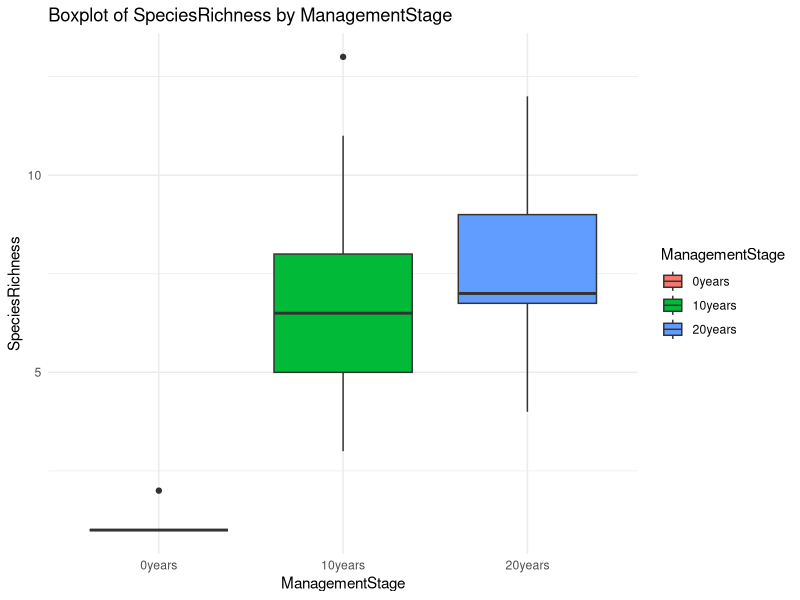

The R script that drew this image:
## ---- chunk 1
#| echo: FALSE

# load libraries
library(dplyr)
library(tidyverse)
library(here)
library(knitr)

# Load the data
diversity <- read.csv("data/2010FieldEcolDiversity.csv")

## ---- chunk 2
data_display <- ggplot(diversity, aes(x = SpeciesRichness, fill = as.factor(ManagementStage))) +
  geom_histogram(position = "stack", binwidth = 1, color = 'black') +
  labs(
    title = "Stacked Histograms of SpeciesRichness by Management Stage",
    x = "Species Richness",
    y = "Count",
    fill = "Management Stage"
  ) +
  theme_minimal()
## ---- chunk 3
# Calculate descriptive statistics
descriptive_stats <- diversity %>%
  group_by(ManagementStage) %>%
  summarise(
    mean = mean(SpeciesRichness),
    sd = sd(SpeciesRichness),
    cv = sd / mean,
    se = sd / sqrt(n())
  )

kable(descriptive_stats, caption = "Descriptive Statistics")
## ---- chunk 4
ci <- diversity %>%
  group_by(ManagementStage) %>%
  summarise(
    mean = mean(SpeciesRichness),
    se = sd(SpeciesRichness) / sqrt(n()),
    lower_ci = mean - qt(0.975, df = n() - 1) * se,
    upper_ci = mean + qt(0.975, df = n() - 1) * se
  )

ci_table <- kable(ci)

ci_table
## ---- chunk 5
# Hypothesis Testing ----
# Subset data for 10years and 20years
data_10years <- diversity %>%
  filter(ManagementStage == "10years")

data_20years <- diversity %>%
  filter(ManagementStage == "20years")

# Perform two-sample t-test
t_test <- t.test(data_10years$SpeciesRichness, data_20years$SpeciesRichness, var.equal = FALSE)

# Create a data frame for the results
results <- data.frame(
  Statistic = c("t-value", "Degrees of Freedom (df)", "P-value", "95% Confidence Interval", "Mean of 10years (x)", "Mean of 20years (y)"),
  Value = c("-2.4101", "113.19", "0.01756", "(-1.6398293, -0.1601707)", "6.733333", "7.633333")
)

# Generate the HTML table
html_table <- kable(results, format = "html", table.attr = "style='width:50%;'", caption = "Welch Two Sample t-test Results")

# Print the HTML table
html_table
## ---- chunk 6
wilcox_test <- wilcox.test(data_10years$SpeciesRichness, data_20years$SpeciesRichness)

# Extracting W and P-value
W <- wilcox_test$statistic
p_value <- wilcox_test$p.value

# Print W and P-value
cat("Mann-Whitney U-test (Wilcoxon rank sum test) results:\n")
cat("W:", W, "\n")
cat("P-value:", p_value, "\n")
## ---- chunk 7
# Perform ANOVA
anova_results <- aov(SpeciesRichness ~ as.factor(ManagementStage), data = diversity)
summary(anova_results)
## ---- chunk 8
ggplot(diversity, aes(x = ManagementStage, y = SpeciesRichness, fill = ManagementStage)) +
  geom_boxplot() +
  theme_minimal() +
  labs(title = "Boxplot of SpeciesRichness by ManagementStage",
       x = "ManagementStage",
       y = "SpeciesRichness")

## ---- chunk 9
# Perform Tukey HSD test
tukey_results <- TukeyHSD(anova_results)

print(tukey_results)
## ---- chunk 10
# Perform Kruskal-Wallis test
kruskal_test <- kruskal.test(SpeciesRichness ~ as.factor(ManagementStage), data = diversity)

print(kruskal_test)
